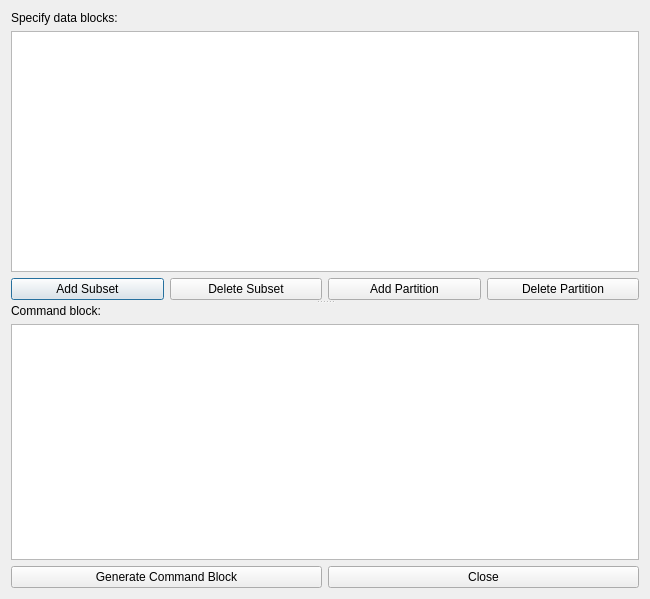
<?xml version="1.0" encoding="UTF-8"?>
<ui version="4.0">
 <class>PartDefine</class>
 <widget class="QDialog" name="PartDefine">
  <property name="geometry">
   <rect>
    <x>0</x>
    <y>0</y>
    <width>650</width>
    <height>599</height>
   </rect>
  </property>
  <property name="windowTitle">
   <string>Partition definitions</string>
  </property>
  <layout class="QGridLayout" name="gridLayout_2">
   <item row="0" column="0" colspan="2">
    <widget class="QSplitter" name="splitter">
     <property name="orientation">
      <enum>Qt::Vertical</enum>
     </property>
     <widget class="QWidget" name="layoutWidget">
      <layout class="QGridLayout" name="gridLayout">
       <item row="0" column="0">
        <widget class="QLabel" name="label">
         <property name="text">
          <string>Specify data blocks:</string>
         </property>
        </widget>
       </item>
       <item row="1" column="0" colspan="2">
        <widget class="QTableView" name="tableView_partition"/>
       </item>
       <item row="2" column="0">
        <layout class="QHBoxLayout" name="horizontalLayout_2">
         <item>
          <widget class="QPushButton" name="pushButton_2">
           <property name="text">
            <string>Add Subset</string>
           </property>
           <property name="icon">
            <iconset resource="../myRes.qrc">
             <normaloff>:/picture/resourses/table_row_add_after.png</normaloff>:/picture/resourses/table_row_add_after.png</iconset>
           </property>
          </widget>
         </item>
         <item>
          <widget class="QPushButton" name="pushButton">
           <property name="text">
            <string>Delete Subset</string>
           </property>
           <property name="icon">
            <iconset resource="../myRes.qrc">
             <normaloff>:/picture/resourses/delete.png</normaloff>:/picture/resourses/delete.png</iconset>
           </property>
          </widget>
         </item>
        </layout>
       </item>
       <item row="2" column="1">
        <layout class="QHBoxLayout" name="horizontalLayout">
         <item>
          <widget class="QPushButton" name="pushButton_adp">
           <property name="text">
            <string>Add Partition</string>
           </property>
           <property name="icon">
            <iconset resource="../myRes.qrc">
             <normaloff>:/picture/resourses/table_column_add_after.png</normaloff>:/picture/resourses/table_column_add_after.png</iconset>
           </property>
          </widget>
         </item>
         <item>
          <widget class="QPushButton" name="pushButton_delp">
           <property name="text">
            <string>Delete Partition</string>
           </property>
           <property name="icon">
            <iconset resource="../myRes.qrc">
             <normaloff>:/picture/resourses/delete.png</normaloff>:/picture/resourses/delete.png</iconset>
           </property>
          </widget>
         </item>
        </layout>
       </item>
      </layout>
     </widget>
     <widget class="QWidget" name="layoutWidget">
      <layout class="QVBoxLayout" name="verticalLayout">
       <item>
        <widget class="QLabel" name="label_2">
         <property name="text">
          <string>Command block:</string>
         </property>
        </widget>
       </item>
       <item>
        <widget class="QTextEdit" name="textEdit">
         <property name="lineWrapMode">
          <enum>QTextEdit::NoWrap</enum>
         </property>
         <property name="readOnly">
          <bool>true</bool>
         </property>
        </widget>
       </item>
      </layout>
     </widget>
    </widget>
   </item>
   <item row="1" column="0">
    <widget class="QPushButton" name="pushButton_blk">
     <property name="text">
      <string>Generate Command Block</string>
     </property>
     <property name="icon">
      <iconset resource="../myRes.qrc">
       <normaloff>:/picture/resourses/refresh-icon.png</normaloff>:/picture/resourses/refresh-icon.png</iconset>
     </property>
    </widget>
   </item>
   <item row="1" column="1">
    <widget class="QPushButton" name="pushButton_close">
     <property name="text">
      <string>Close</string>
     </property>
     <property name="icon">
      <iconset resource="../myRes.qrc">
       <normaloff>:/picture/resourses/if_Delete_1493279.png</normaloff>:/picture/resourses/if_Delete_1493279.png</iconset>
     </property>
    </widget>
   </item>
  </layout>
 </widget>
 <resources>
  <include location="../myRes.qrc"/>
 </resources>
 <connections/>
</ui>
